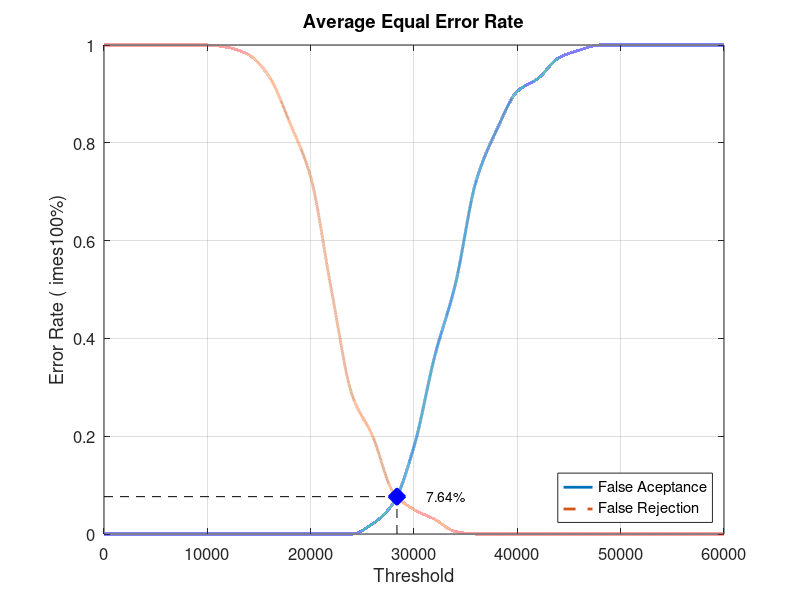
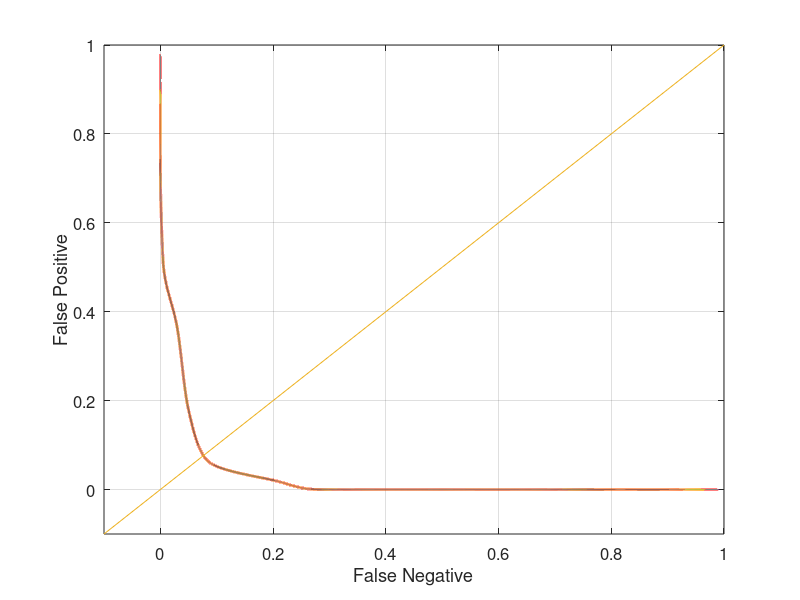

Write MATLAB code to recreate these figures, in order.
close all;
clear;
clc;
x = 0:2000:60000;
xq = 0:0.5:60000;

y0 = [0 0 0 0 0 0 0 0 0 0 0 0 0 0.0210526 0.0631579 0.178947 0.363158 0.510526 0.721053 0.826316 0.905263 0.931579 0.973684 0.989474 1 1 1 1 1 1 1]
yy0 = interp1(x, y0, xq, 'pchip');
y1 = [1 1 1 1 1 1 0.995 0.98 0.935 0.84 0.73 0.5 0.285 0.2 0.085 0.05 0.03 0.005 0 0 0 0 0 0 0 0 0 0 0 0 0]
yy1 = interp1(x, y1, xq, 'pchip');

% Calculating EER: 
y2 = abs(y0 - y1);
find(y2 == min(y2))
yy2 = abs(yy0 - yy1);
xEER = find(yy2 == min(yy2));
xEERIndex = xq(xEER) % X-axis EER
yEER = yy0(xEER) % Y-axis EER

main = figure
plot(xq, yy0,'-','LineWidth', 2);	hold on
plot(xq, yy1,'--','LineWidth', 2);	hold on
plot([xEERIndex xEERIndex], [0 yEER], 'k--');	hold on
plot([0 xEERIndex], [yEER yEER], 'k--');	hold on
plot(xEERIndex, yEER, 'bx', 'LineWidth', 10);	hold on
text(xEERIndex + 10 * xEERIndex / 100, yEER, [num2str(round((10000 * yEER)) / 100) '%'])
legend('False Aceptance', 'False Rejection', 'Location', 'SouthEast')
xlabel('Threshold')
ylabel('Error Rate (	imes100%)')
title('Average Equal Error Rate')
set(gca, 'FontSize', 12)
axis([0 60000 0 1])
grid on

print(main, 'Database3_4Main', '-dpng');
FNRxFPR = figure('Color', [1 1 1]);
plot(yy1, yy0, '-', yy1, yy0, 'LineWidth', 2);
hold on
y = -0.1:0.1:1
plot(y, y); 
set(gca, 'FontSize', 12)
xlabel('False Negative')
ylabel('False Positive')
axis([-0.1 1 -0.1 1])
set(gca, 'FontSize', 12)
grid on

print(FNRxFPR, 'Database3_4FNRxFPR','-dpng');
